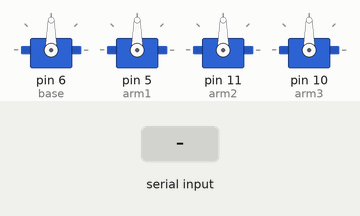
Bench run of a sketch on a simulated Arduino Uno, built with avr-gcc and run on an emulated ATmega328P. Shown: 4 × servo. The test bench sets the inputs (shaded band). What the sketch prints to the serial monitor is not drawn.

Above: at 1.2 s.
1.3 s: "b,45\n" received over Serial
At 2.2 s:
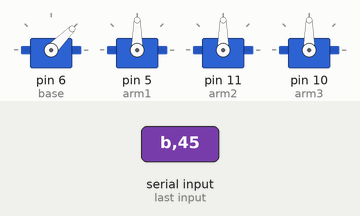
2.8 s: "a,45\n" received over Serial
At 3.4 s:
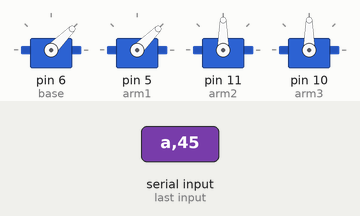
4.3 s: "b90\n" received over Serial
At 5.5 s:
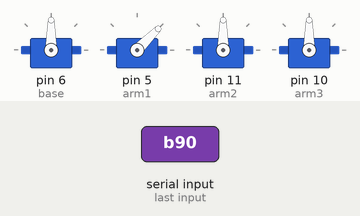
5.8 s: "c,45\n" received over Serial
At 6.8 s:
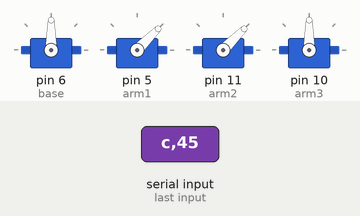
7.3 s: "a90\n" received over Serial
At 7.9 s:
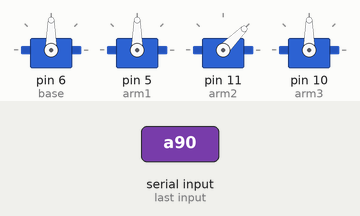
8.8 s: "d,45\n" received over Serial
At 9.1 s:
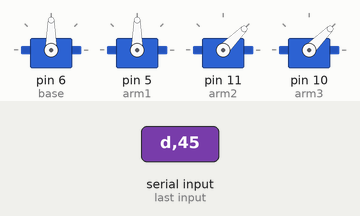
Timing chart, 0 to 11.3 s (numbered marks = the images above; inputs shaded):
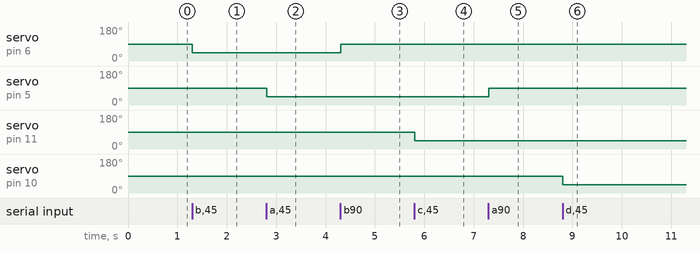

Measured:
- after the input at 1.3 s, servo on pin 6 (base): 90° → 45° at once
- after the input at 2.8 s, servo on pin 5 (arm1): 90° → 45° at once
- after the input at 4.3 s, servo on pin 6 (base): 45° → 90° at once
- after the input at 5.8 s, servo on pin 11 (arm2): 90° → 45° at once
- after the input at 7.3 s, servo on pin 5 (arm1): 45° → 90° at once
- after the input at 8.8 s, servo on pin 10 (arm3): 90° → 45° at once

The sketch:

4DOF_RoboticArm.ino
```cpp
#include <Servo.h>

Servo base, arm1, arm2, arm3;

void setup() {
  base.attach(6);
  arm1.attach(5);
  arm2.attach(11);
  arm3.attach(10);

  Serial.begin(9600);
  Serial.println("Enter: <joint letter><angle> e.g. b90, a45, c120, d30");
  Serial.println("b=base, a=arm1(shoulder), c=arm2(elbow), d=arm3(final)");
}

void loop() {
  if (Serial.available() > 0) {
    char joint = Serial.read();
    int angle = Serial.parseInt();

    if (angle >= 0 && angle <= 180) {
      switch (joint) {
        case 'b': base.write(angle); break;
        case 'a': arm1.write(angle); break;
        case 'c': arm2.write(angle); break;
        case 'd': arm3.write(angle); break;
      }
    }
  }
}
```
